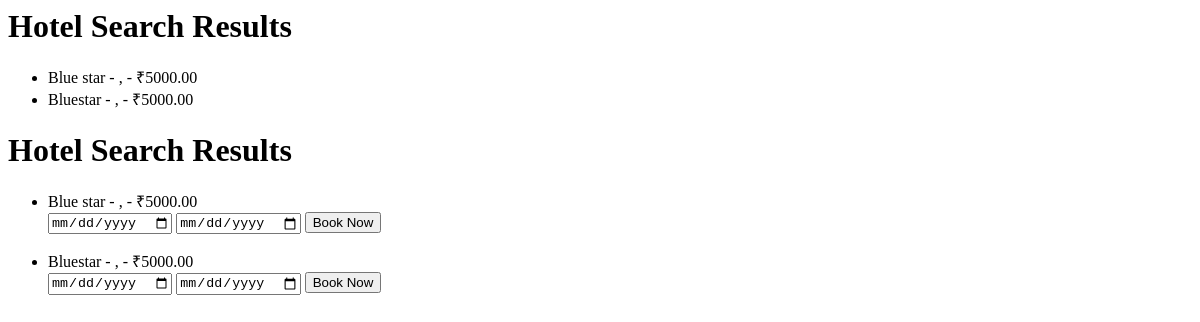
The app's page /hotels/, older data.
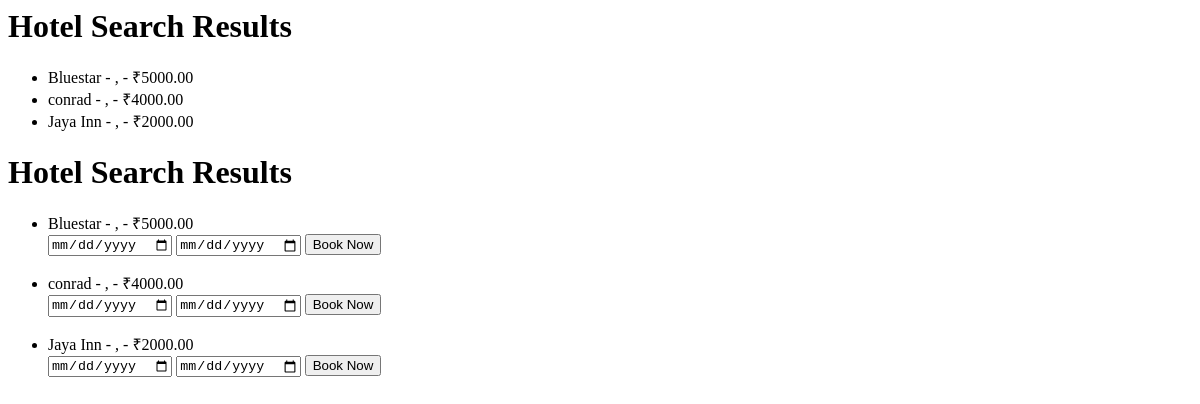
The same page, newer data.
### hotels/models.py (models this page shows, shortened)
class Hotel(models.Model):
    name = models.CharField(max_length=100)
    location = models.CharField(max_length=100)
    price_per_night = models.DecimalField(max_digits=10, decimal_places=2)

### hotels/views.py (the view)
# urls.py: path('', views.search_hotels, name='search_hotels'),
def search_hotels(request):
    hotels = Hotel.objects.all()
    return render(request, 'hotels/search_results.html', {'hotels': hotels})

### hotels/templates/hotels/search_results.html (shortened to what this page needs)
{% block content %}
    <h1>Hotel Search Results</h1>
    <ul class="list-group">
        {% for hotel in hotels %}
            <li class="list-group-item">
                {{ hotel.name }} - {{ hotel.city }}, {{ hotel.country }} - ₹{{ hotel.price_per_night }}
            </li>
        {% endfor %}
    </ul>
{% endblock %}
    <h1>Hotel Search Results</h1>
    <ul class="list-group">
        {% for hotel in hotels %}
            <li class="list-group-item">
                {{ hotel.name }} - {{ hotel.city }}, {{ hotel.country }} - ₹{{ hotel.price_per_night }}
                <form method="POST" action="{% url 'book_hotel' hotel.id %}">
                    <input type="date" name="check_in_date" required>
                    <input type="date" name="check_out_date" required>
                    <button type="submit" class="btn btn-primary float-right">Book Now</button>
                </form>
            </li>
        {% endfor %}
    </ul>

Row changes from the older to the newer data that the page shows:
removed Hotel: name "Blue star", price_per_night "5000.00"
added Hotel: name "conrad", price_per_night "4000.00"
added Hotel: name "Jaya Inn", price_per_night "2000.00"
